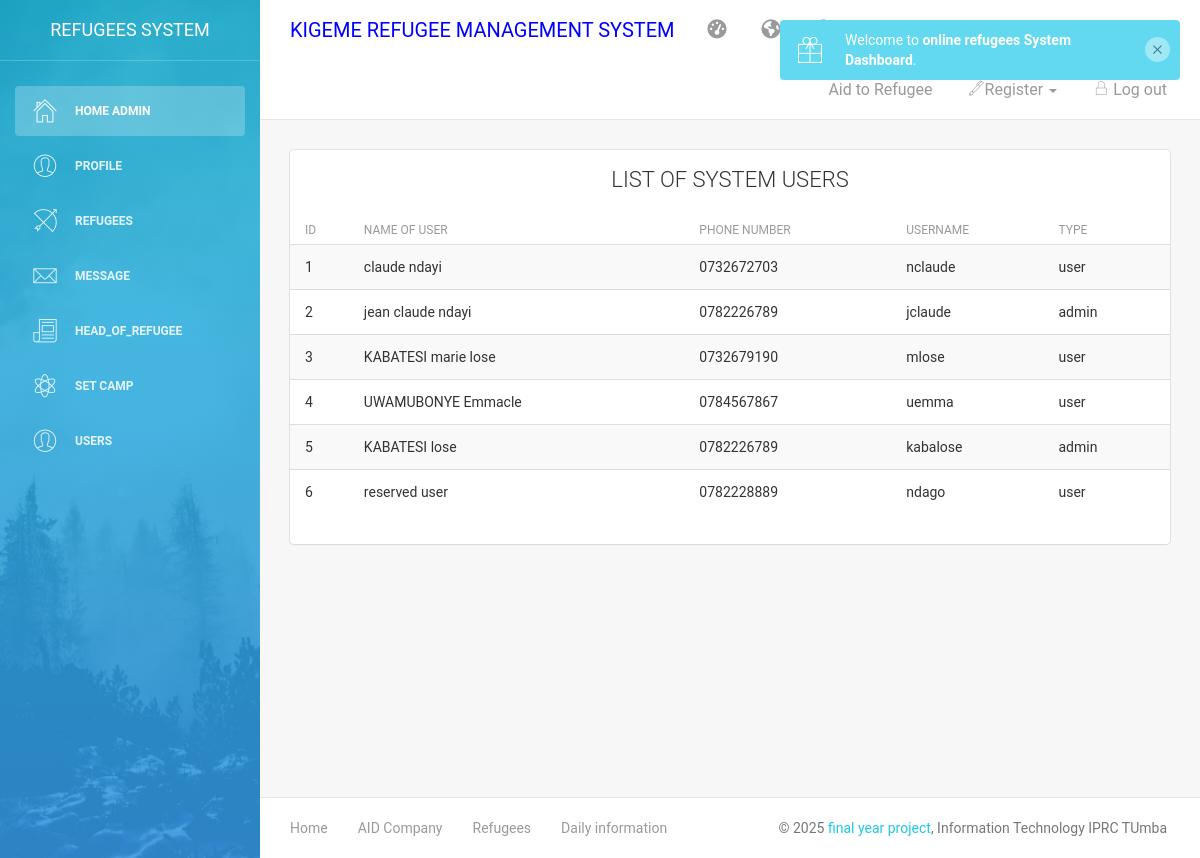
The page /admin/users.php (signed in) on the database its author committed.
### tables this page shows
CREATE TABLE `users` (
  `uid` int(11) NOT NULL,
  `names` varchar(40) NOT NULL,
  `phone` varchar(13) NOT NULL,
  `username` varchar(40) NOT NULL,
  `password` varchar(12) NOT NULL,
  `type` varchar(10) NOT NULL,
  `added_by` varchar(30) NOT NULL
);

### admin/users.php (the view, shortened to what this page needs)
<?php
if (isset($_SESSION['uid'])) {
    ?>
<!doctype html>
<html lang="en">
<head>
<?php include("head_bootsrap_link.php");?>
</head>
<body>
<div class="wrapper">
    <div class="sidebar" data-color="azure" data-image="assets/img/sidebar-5.jpg">
    	<?php
       include("left_panel_menu.php");
        ?>
    <div class="main-panel">
        <?php
         include("up_dashboard.php");
        ?>
        <div class="content">
            <div class="container-fluid">
                <div class="row">
                    <div class="col-md-12">
                        <div class="card">
                            <div class="header">
                                 <h4 class="title"><center>LIST OF SYSTEM USERS</center></h4>
                            </div>
                            <div class="content table-responsive table-full-width">
                                <table class="table table-hover table-striped">
                                    <thead>
                                        <th>ID</th>
                                        <th>Name Of user </th>
                                         <th>phone number</th>
                                        <th>username</th>
                                        <th>type</th>
                                    </thead>
                                    <tbody>
                                         <?Php
class users{
  function __construct(){
try{
  include '../code/connection.php';
  $a=$con->prepare("SELECT * FROM `users`");
  $a->execute();
  while($row=$a->fetch(PDO::FETCH_ASSOC)){
  ?>
                                        <tr>
                                            <td><?php echo $row['uid']; ?></td>
                                            <td><?php echo $row['names']; ?></td>
                                            <td><?php echo $row['phone']; ?></td>
                                            <td><?php echo $row['username']; ?></td>
                                            <td><?php echo $row['type']; ?></td>
                                        </tr>
                                         <?php
}
}catch(PDOException $e){echo"connetion error";}
  }
}
$obj=new users();
?>
                                    </tbody>
                                </table>
                            </div>
                        </div>
                    </div>
                     </div>
                </div>
            </div>
                    <?php
        include("footer.php");
        ?>
        </div>
    </div>
</body>
</html>
<?php
}
else
{
   header('location:../index.php');
}
?>

### rows shown on the page
users: uid "1", names "claude ndayi", phone "0732672703", username "nclaude", type "user"
users: uid "2", names "jean claude ndayi", phone "0782226789", username "jclaude", type "admin"
users: uid "3", names "KABATESI marie lose", phone "0732679190", username "mlose", type "user"
users: uid "4", names "UWAMUBONYE Emmacle", phone "0784567867", username "uemma", type "user"
users: uid "5", names "KABATESI lose", phone "0782226789", username "kabalose", type "admin"
users: uid "6", names "reserved user", phone "0782228889", username "ndago", type "user"
